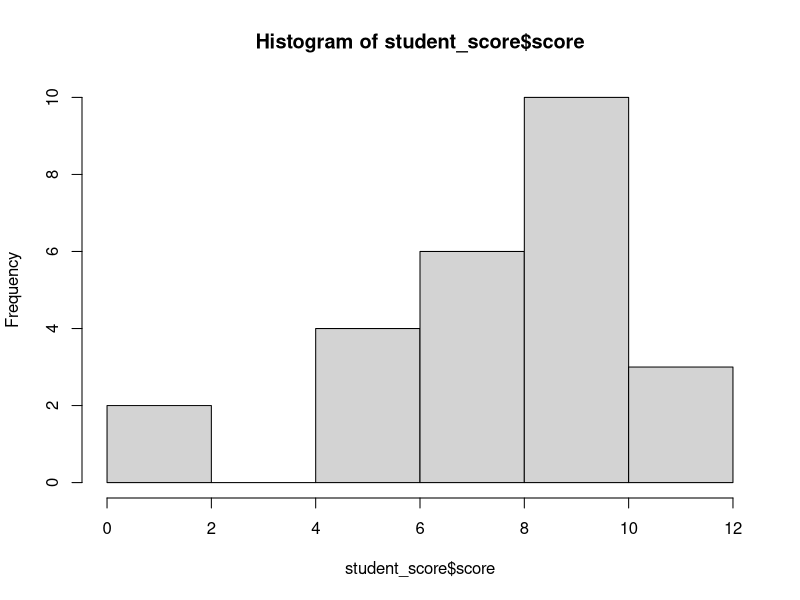
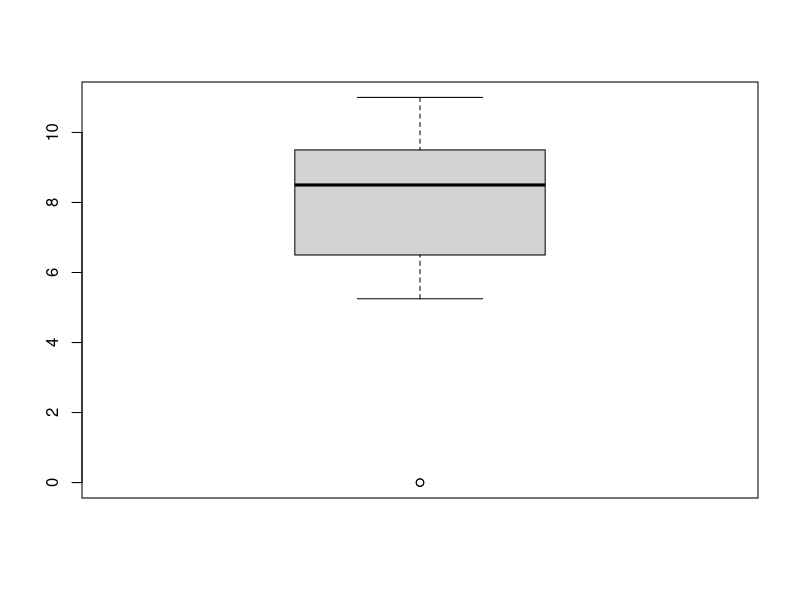

These figures' R source, in order:
########## 1. ############
#   Following are Kohli scores in 4 matches played between India and Australia, 
#   match 5 being the latest one played in a six match series.

#a. What are his median and mean scores for the first four matches played?
kohli_match_scores = data.frame(Match=c(1,2,3,4), Score=c(65,72,58,77))
kohli_match_scores

#Mean score
print(paste("Mean score is ",mean(kohli_match_scores$Score)))
print(paste("Median score is ",median(kohli_match_scores$Score)))

#b. If he scores 70 in his fifth match, does his series mean score increase or decrease w.r.t. scores obtained for first four matches. Find his new mean score.
kohli_match_scores_5 = data.frame(Match=c(5), Score=c(70))
kohli_match_scores_5
new_kohli_match_scores = rbind(kohli_match_scores, kohli_match_scores_5)
new_kohli_match_scores

print(paste("New Mean score is ",mean(new_kohli_match_scores$Score)))
print(paste("New Median score is ",median(new_kohli_match_scores$Score)))

#c. Which has increased more, his mean score or his median score after the fifth match?
print("So the series mean & median score inceases")








########## 2. ############
#a. Mean or Median
#b. Median
#c. Mode




########## 3. ############
time_taken_by_employee = data.frame(time_taken=c(1, 7, 8, 4, 12, 14, 22, 15, 18, 14))
time_taken_by_employee
#ordered
time_taken_by_employee[order(time_taken_by_employee$time_taken),]
#quantile
quantile(time_taken_by_employee$time_taken)
IQR(time_taken_by_employee$time_taken)
summary(time_taken_by_employee$time_taken)








########## 4. ############
student_score = data.frame(score=c(11, 7.5, 8.5, 10, 10, 10.5, 5.5, 10, 9, 9.5, 5.25, 8, 6.5, 10.5, 8.75, 0, 6, 6, 6.75, 8.75, 0, 9.5, 7.5, 8.5, 7))
student_score
#a. 
range(student_score$score)
#b.
hist(student_score$score)
#c
quantile(student_score$score)
#d
boxplot(student_score$score)
sprintf("Outlier is %.1f", 0.0)





########## 5. ############
#In notebook





########## 6. ############
dog_height = data.frame(height=c(600, 470, 170, 430, 300))
dog_height
mean(dog_height$height)
var(dog_height$height)
sd(dog_height$height)

